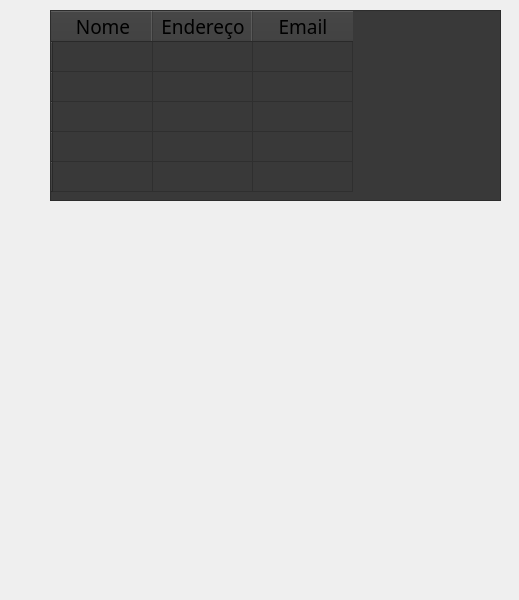
<?xml version="1.0" encoding="UTF-8"?>
<ui version="4.0">
 <class>MainWindow</class>
 <widget class="QMainWindow" name="MainWindow">
  <property name="geometry">
   <rect>
    <x>0</x>
    <y>0</y>
    <width>519</width>
    <height>600</height>
   </rect>
  </property>
  <property name="windowTitle">
   <string>MainWindow</string>
  </property>
  <widget class="QWidget" name="centralwidget">
   <widget class="QTableWidget" name="tableWidget">
    <property name="geometry">
     <rect>
      <x>50</x>
      <y>10</y>
      <width>451</width>
      <height>191</height>
     </rect>
    </property>
    <property name="minimumSize">
     <size>
      <width>451</width>
      <height>0</height>
     </size>
    </property>
    <property name="maximumSize">
     <size>
      <width>451</width>
      <height>601</height>
     </size>
    </property>
    <property name="styleSheet">
     <string notr="true">background-color:rgb(57, 57, 57)</string>
    </property>
    <row>
     <property name="text">
      <string/>
     </property>
    </row>
    <row>
     <property name="text">
      <string/>
     </property>
    </row>
    <row>
     <property name="text">
      <string/>
     </property>
    </row>
    <row>
     <property name="text">
      <string/>
     </property>
    </row>
    <row>
     <property name="text">
      <string/>
     </property>
    </row>
    <column>
     <property name="text">
      <string>Nome</string>
     </property>
     <property name="font">
      <font>
       <family>Sitka Subheading</family>
       <pointsize>14</pointsize>
       <strikeout>false</strikeout>
       <kerning>true</kerning>
      </font>
     </property>
     <property name="textAlignment">
      <set>AlignCenter</set>
     </property>
    </column>
    <column>
     <property name="text">
      <string>Endereço</string>
     </property>
     <property name="font">
      <font>
       <family>Sitka Subheading</family>
       <pointsize>14</pointsize>
      </font>
     </property>
     <property name="textAlignment">
      <set>AlignCenter</set>
     </property>
    </column>
    <column>
     <property name="text">
      <string>Email</string>
     </property>
     <property name="font">
      <font>
       <family>Sitka Subheading</family>
       <pointsize>14</pointsize>
      </font>
     </property>
     <property name="textAlignment">
      <set>AlignCenter</set>
     </property>
    </column>
   </widget>
  </widget>
 </widget>
 <resources/>
 <connections/>
</ui>
